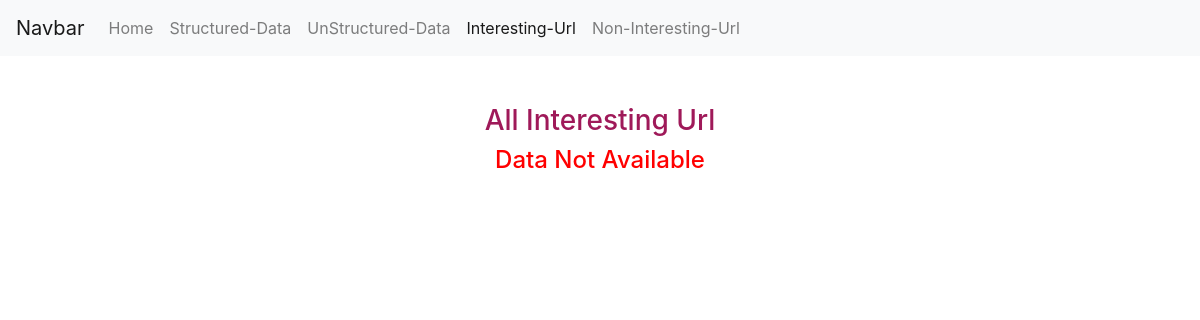
The app's page /iUrl/, older data.
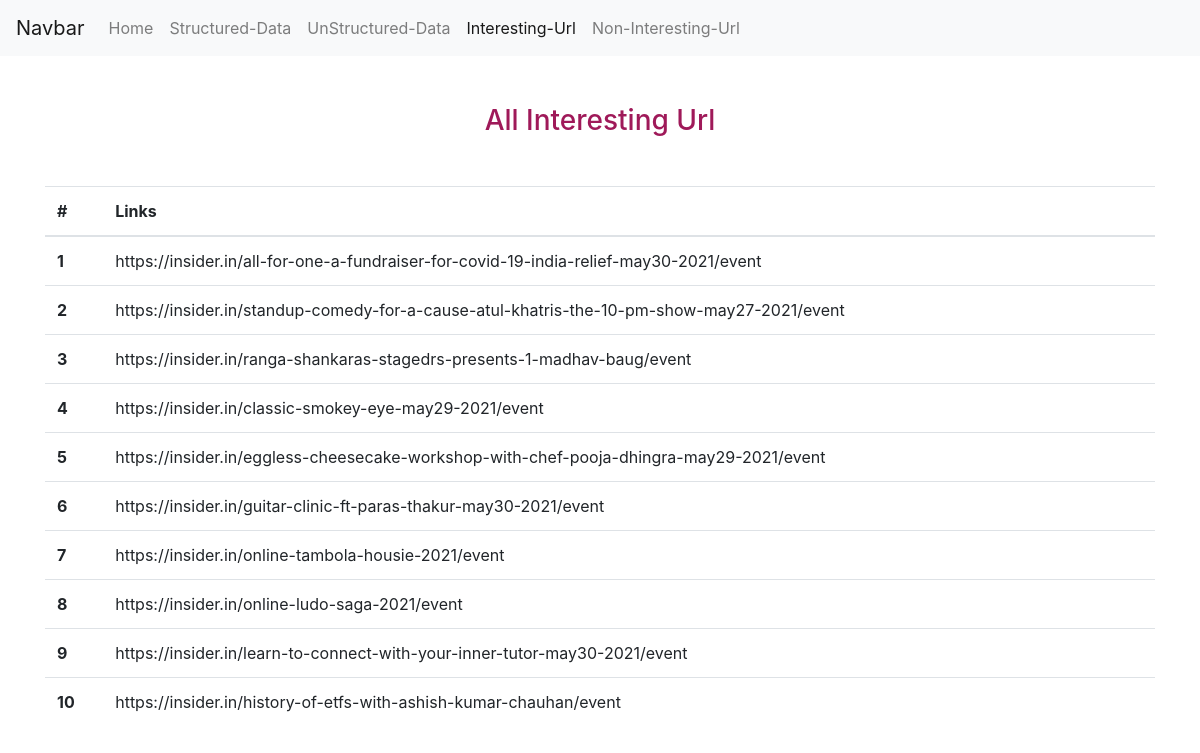
The same page, newer data.
### sApp/models.py (models this page shows, shortened)
class InterestingUrl(models.Model):
    Interesting_url1 = models.URLField(blank=True, null=True)

### sApp/views.py (the view)
# urls.py: path('iUrl/', iUrl, name='iUrl'),
def iUrl(request):
    aIURl = InterestingUrl.objects.all()
    return render(request, 'all_iUrl.html', {'iUrl': aIURl})

### sApp/templates/all_iUrl.html (shortened to what this page needs)
<!doctype html>
<html lang="en">
  <head>
    <link rel="stylesheet" href="https://maxcdn.bootstrapcdn.com/bootstrap/4.0.0/css/bootstrap.min.css">
  </head>
  <body>
      {% include 'base/navbar.html' %}
    <div class="container mt-5">
        <h3 class="text-center mt-5" style="color: #9f1959;">All Interesting Url</h3>
      {% if iUrl %}
        <table class="table mt-5">
          <thead>
            <tr>
              <th scope="col">#</th>
              <th scope="col">Links</th>
            </tr>
          </thead>
          <tbody>
          {% for i in iUrl %}
            <tr>
              <th scope="row">{{ forloop.counter }}</th>
              <td>{{i.Interesting_url1}}</td>
            </tr>
          {% endfor %}
          </tbody>
        </table>
      {% else %}
      <h4 class="text-center" style="color: red;">Data Not Available</h4>
      {% endif %}
    </div>
  </body>
</html>

Row changes from the older to the newer data that the page shows:
added InterestingUrl: Interesting_url1 "https://insider.in/all-for-one-a-fundraiser-for-covid-19-india-relief-may30-2021/event"
added InterestingUrl: Interesting_url1 "https://insider.in/standup-comedy-for-a-cause-atul-khatris-the-10-pm-show-may27-2021/event"
added InterestingUrl: Interesting_url1 "https://insider.in/ranga-shankaras-stagedrs-presents-1-madhav-baug/event"
added InterestingUrl: Interesting_url1 "https://insider.in/classic-smokey-eye-may29-2021/event"
added InterestingUrl: Interesting_url1 "https://insider.in/eggless-cheesecake-workshop-with-chef-pooja-dhingra-may29-2021/event"
added InterestingUrl: Interesting_url1 "https://insider.in/guitar-clinic-ft-paras-thakur-may30-2021/event"
added InterestingUrl: Interesting_url1 "https://insider.in/online-tambola-housie-2021/event"
added InterestingUrl: Interesting_url1 "https://insider.in/online-ludo-saga-2021/event"
added InterestingUrl: Interesting_url1 "https://insider.in/learn-to-connect-with-your-inner-tutor-may30-2021/event"
added InterestingUrl: Interesting_url1 "https://insider.in/history-of-etfs-with-ashish-kumar-chauhan/event"
Text that changed along with them:
text no longer shown: "Data Not Available"
text now shown: "# Links"
